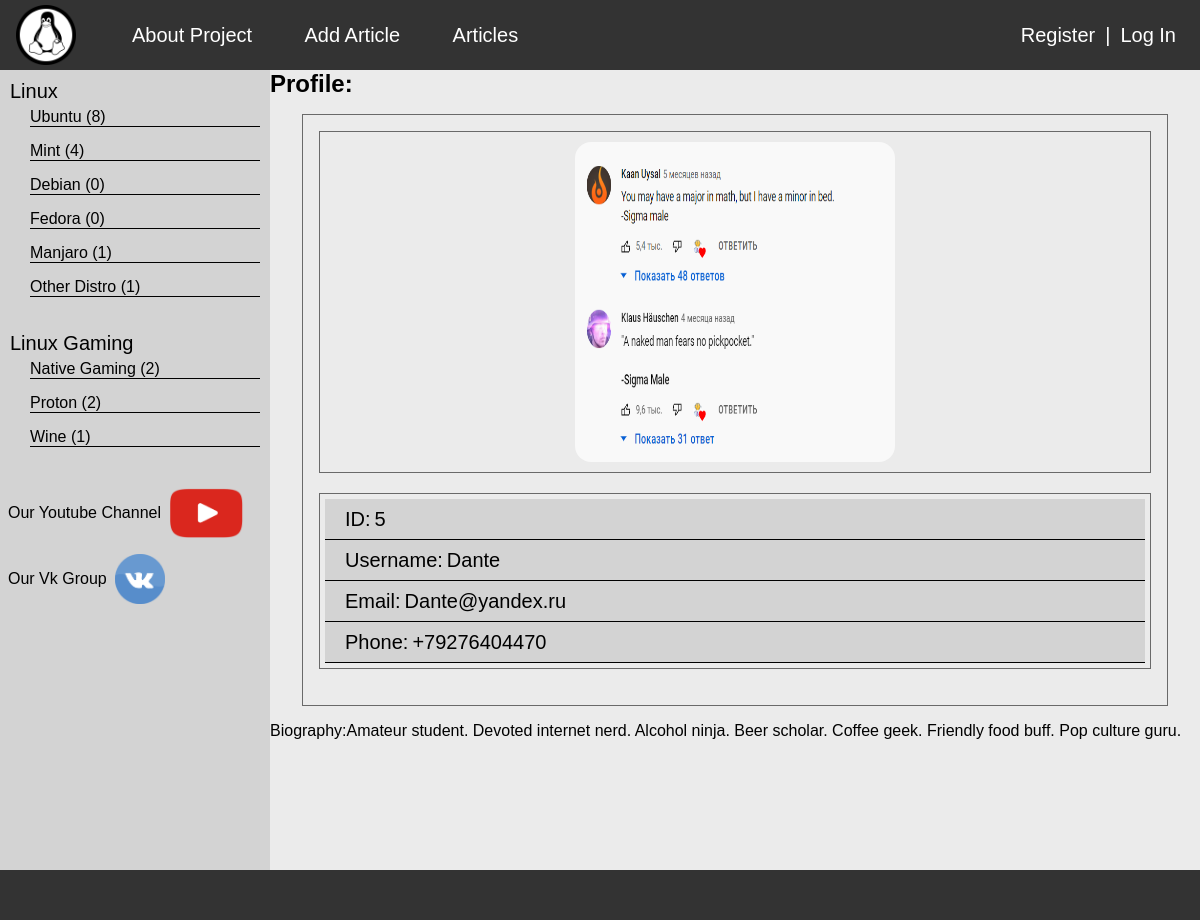
Screenshot of /user/5/Dante with the database file from the repository.
### Articles/models.py (models this page shows)
class Profile(models.Model):
    user = models.OneToOneField(User, on_delete=models.CASCADE)
    bio = models.TextField(max_length=500, blank=True)
    phone_number = models.CharField(max_length=12, blank=True)
    profile_image = models.FileField(blank=True, upload_to="static/images/users/profile-images/")
    birth_date = models.DateField(null=True, blank=True)
    def __str__(self):
        return '{} {}'.format(self.user.username, self.user.email)

### Articles/views.py (the view)
# urls.py: path('user/<int:user_pk>/<str:username>', views.logged_user_page, name="logged-user-page"),
def logged_user_page(request, user_pk, username):
    current_user_profile = Profile.objects.filter(user=user_pk) #.filter(username=username)
    print('hello', current_user_profile[0])
    return render(request=request, template_name="Articles/logged-userpage.html",
                  context={"current_user": current_user_profile[0]}) #,

### Articles/templatetags/Articles_tags.py (called while the page is built)
@register.simple_tag(name="getThemeList")
def get_articles_themes():
    return {"Linux": ["Ubuntu", "Mint", "Debian", "Fedora", "Manjaro", "Other_Distro"],
            "Linux Gaming": ["Native_Gaming", "Proton", "Wine"]}

@register.simple_tag(name='replace_underlines')
def replace_underlines(filter="__Test__"):
    if "_" in filter:
        return filter.replace('_', ' ')
    else:
        return filter

@register.simple_tag(name="getThemeCountList")
def get_articles_count(theme="Ubuntu"):
    return Article.objects.filter(theme=theme).count()

@register.inclusion_tag("Articles/inclusion_tags/sidebar_creation.html")
def draw_nav_sidebar(mobile_sidebar=False, class_name='left-sidebar-sticky', page_theme=None):
    return {
        "sidebar_for_mobiles": mobile_sidebar,
        "class_name": class_name,
        "current_theme": page_theme,
    }

### templates/Articles/logged-userpage.html (shortened to what this page needs)
{% extends "Articles/DistroLinux_base.html" %}
{% block main-content %}
    <h2>Profile:</h2>
      <div class="profile-data">
      {% if current_user.profile_image %}
          <div class="profile-img-class">
              <img src="{{ current_user.profile_image.url }}" class="profile-img">
          </div>
      {% endif %}
        <div class="profile-text-data">
          <div class="profile-data-line">
              <div class="data-label">ID: </div> <div class="data-info"> {{ current_user.user.id }} </div>
          </div>
            <div class="profile-data-line">
                <div class="data-label">Username: </div> <div class="data-info"> {{ current_user.user.username }} </div>
            </div>
            <div class="profile-data-line">
                <div class="data-label">Email: </div> <div class="data-info"> {{ current_user.user.email }} </div>
            </div>
            <div class="profile-data-line">
                <div class="data-label">Phone: </div> <div class="data-info"> {{ current_user.phone_number }} </div>
            </div>
        </div>
      </div>
    <div class="profile-bio-data">
           <div>Biography: </div> <div>{{ current_user.bio }} </div>
    </div>
  <br>
{% endblock main-content %}

### templates/Articles/DistroLinux_base.html (shortened to what this page needs)
<!DOCTYPE html>
{% load static %}
{% load Articles_tags %}
<html>
<head>
	{% block link-css %}
	<link rel="stylesheet" type="text/css" href="{% static 'css/DistroLinux_index_style.css' %}?version=1">
	{% endblock link-css %}
</head>
<body>
	<div class="container">
		<div class="header">
			<a href="{% url 'main' %}"><img class="logo" src="{% static 'images/linux-icon-2-transparent.png' %}"></a>
			<nav>
				<ul>
					<li><a href="#">About Project</a></li>
					<li><a href="{% url 'add-article' %}">Add Article</a></li>
					<li><a href="#">Articles</a></li>
				</ul>
			</nav>
			<div class="Login">
				{% if request.user.is_authenticated %}
				<text>You're</text><a href="{% url 'logged-user-page' username=request.user.get_username user_pk=request.user.id %}">{{ request.user.username|truncatechars:10 }}</a><text>|</text><a href="{% url 'logout' %}">Log Out</a>
				{% else %}
				<a href="{% url 'show-register-page' %}">Register</a><text>|</text><a href="{% url 'login-request' %}">Log In</a>
				{% endif %}
			</div>
		</div>
		<div class="content">
			<div class="left-sidebar">
				{% draw_nav_sidebar  page_theme=current_theme %}
			</div>
			<div class="main-content">
				{% block main-content %}{% endblock main-content %}
			</div>
		</div>
		<div class="footer"></div>
	</div>
</body>
</html>

### templates/Articles/inclusion_tags/sidebar_creation.html (shortened to what this page needs)
{% load static %}
{% load Articles_tags %}
<div class="{{ class_name }}">
				<div class="categories">
					{% getThemeList as categories %}
					{% for item_key, items in categories.items %}
					<ul class="cat-list"> <a href="#" class="main">{{ item_key }}</a>
						{% if items %}
						{% for current_item in items %}
						{% if current_theme and current_item != current_theme %}
						<li><a href="{% url 'theme-page' theme=current_item page_id=1 %}">{% replace_underlines filter=current_item %} ({% getThemeCountList theme=current_item %})</a></li>
						{% elif current_theme and current_item == current_theme %}
						<li class="current_theme_selected">{% replace_underlines filter=current_item %} ({% getThemeCountList theme=current_item %})</li>
						{% elif not current_theme %}
						<li><a href="{% url 'theme-page' theme=current_item page_id=1 %}">{% replace_underlines filter=current_item %} ({% getThemeCountList theme=current_item %})</a></li>
						{% endif %}
						{% endfor %}
						{% endif %}
					</ul>
					{% endfor %}
				</div>
				<div class="youtube-box">
					<p>Our Youtube Channel</p><img class="youtube-logo" src="{% static 'images/youtube_icon.png' %}">
				</div>
				<div class="vk-box">
					<p>Our Vk Group</p><img class="vk-logo" src="{% static 'images/vk_logo.png' %}">
				</div>
</div>

### static/css/DistroLinux_index_style.css (style rules this page uses)
* { margin: 0; padding: 0; box-sizing: border-box; font-family: sans-serif; }
.container { display: flex; flex-direction: column; }
.header { width: 100%; height: 70px; background-color: #333; position: sticky; left: 0; right: 0; top: 0; bottom: 0; z-index: 1; }
.header .logo { width: 60px; height: 60px; margin: 5px 1em; float: left; }
.header nav { float: left; }
.header nav ul { list-style-type: none; padding: 1.5em 1.0em; }
.header nav ul li { display: inline-flex; font-size: 20px; padding: 0 2rem; }
.header nav ul li a { color: white; text-decoration: none; transition: color 0.5s ease-in-out; }
.header .Login { padding: 1.5rem 1.5em; float: right; }
.header .Login text { padding: 0 0.5em; font-size: 20px; color: #fff; }
.header .Login a { color: white; text-decoration: none; font-size: 20px; transition: color 0.5s ease-in-out; }
.content { display: flex; }
.content .left-sidebar { min-height: 100vh; flex-basis: 270px; min-width: 270px; background-color: lightgray; }
.left-sidebar-sticky { position: sticky; left: 0; right: 0; top: 70px; bottom: 0; }
.youtube-box { display: flex; padding-top: 1em; }
.youtube-box p { padding: 1em 0.5em; }
.youtube-box .youtube-logo { width: 75px; height: 50px; }
.vk-box { display: flex; padding-top: 1em; }
.vk-box p { padding: 1em 0.5em; }
.vk-box .vk-logo { width: 50px; height: 50px; }
.content .main-content { min-height: 100vh; max-width: 105%; overflow-x: hidden; background-color: #ebebeb; flex: 6; }
.cat-list { padding: 10px 10px; font-family: sans-serif; }
.cat-list .main { list-style-type: none; text-decoration: none; color: black; font-size: 20px; margin-top: 10px; }
.cat-list li { list-style-type: none; margin: 5px 0; margin-left: 20px; margin-bottom: 15px; border-bottom: 1px solid black; }
.cat-list li a { font-size: 16px; color: black; text-decoration: none; transition: color 0.5s ease-in-out; }
.profile-data { display: flex; flex-direction: row; justify-content: center; margin-left: 2rem; margin-right: 2rem; margin-top: 1rem; margin-bottom: 1rem; border: 1px solid dimgray; padding: 1em; }
.profile-img-class { padding: 10px; border: 1px solid dimgray; }
.profile-img { border-radius: 5%; width: 20rem; height: 20rem; }
.profile-text-data { border: 1px solid dimgray; padding: 5px; margin: 0.0em auto; font-size: 20px; flex: 0.95; }
.profile-text-data .profile-data-line { margin: 0 auto; line-height: 200%; display: flex; flex-direction: row; justify-items: center; background-color: lightgray; border-bottom: 1px solid black; }
.profile-text-data .profile-data-line .data-label, .data-info { display: inline-flex; margin-left: 1em; }
.data-info { margin-left: 0.25rem; flex: 1; }
.profile-bio-data { display: flex; }
@media (max-width: 1320px) { .header nav ul li { padding: 0 1.5rem; } }
@media (max-width: 1320px) { .profile-data { flex-wrap: wrap; flex: 1; } }
@media (max-width: 1320px) { .profile-text-data { margin: 1.0em auto; padding: 5px; width: 20em; flex: 1; } }
@media (max-width: 1320px) { .profile-img-class { width: 100%; display: flex; } }
@media (max-width: 1320px) { .profile-img { border-radius: 5%; margin: 0 auto; } }
.footer { width: 100%; height: 50px; background-color: #333; }

### rows the page displays
Profile: profile_image (picture), user.id "5", user.username "Dante", user.email "Dante@yandex.ru", phone_number "+79276404470", bio "Amateur student. Devoted internet nerd. Alcohol ninja. Beer scholar. Coffee geek. Friendly food buff. Pop culture guru."

### other values shown
{{ item_key }} "Linux" "Linux Gaming"
